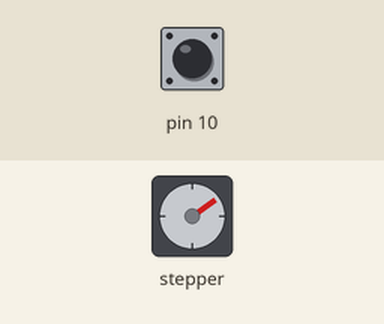
Recording of a sketch running on a simulated Arduino Uno, built with avr-gcc and run on an emulated ATmega328P. On the bench: stepper motor. The test bench sets the inputs (shaded band); at power-on: pin 10 HIGH. Stepper angles assume 200 steps per turn.

Above: at 1.2 s.
1.3 s: pin 10 pulled LOW for 3.2 s
At 4.65 s:
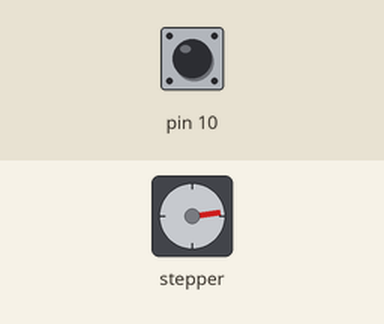
6.6 s: pin 10 pulled LOW for 0.15 s
At 6.76 s:
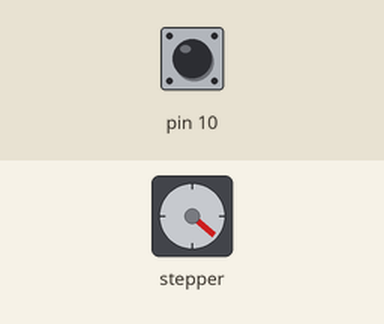
9.7 s: pin 10 pulled LOW for 1 s
At 9.7 s:
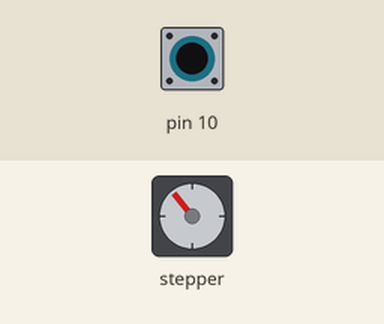
13.7 s: pin 10 pulled LOW for 0.15 s
Timing chart, 0 to 23.8 s (numbered marks = the images above; inputs shaded):
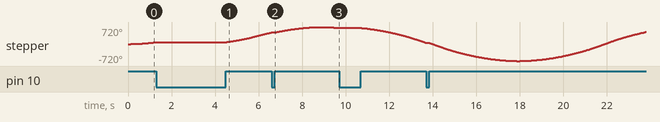

The sketch:

Capstone_Stepper_Code.ino
```cpp
//This code will make the stepper motor chaft swing back and forth

// Include the AccelStepper Library
#include <AccelStepper.h>

// Define pin connections
const int dirPin = 2;
const int stepPin = 3;

// Define motor interface type
#define motorInterfaceType 1

// Creates an instance
AccelStepper myStepper(motorInterfaceType, stepPin, dirPin);

void setup() {
  // set the maximum speed, acceleration factor,
  // initial speed and the target position
  pinMode(10, INPUT_PULLUP);
  myStepper.setMaxSpeed(1000);
  myStepper.setAcceleration(50);
  myStepper.setSpeed(600);
  myStepper.moveTo(400);
}

void loop() {
  // Change direction once the motor reaches target position
  if (myStepper.distanceToGo() == 0)
    myStepper.moveTo(-myStepper.currentPosition());
  // Move the motor one step
  myStepper.run();

  while (digitalRead(10) == LOW) {

  // Do nothing
  }
}
```

Main.ino
```cpp

```
